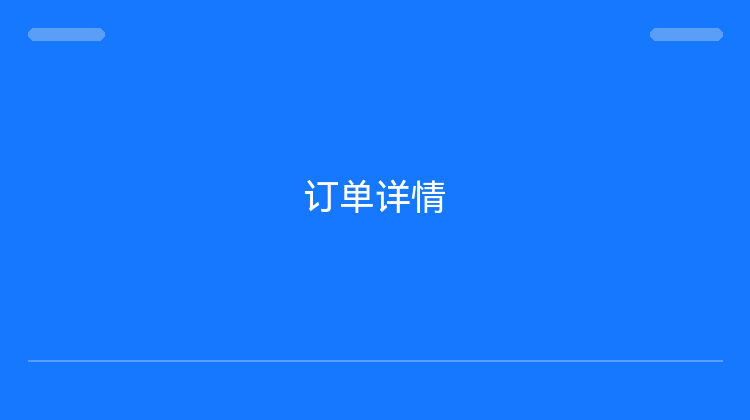
#> input picture tests/fixtures/font_accuracy/inputs/harmonyos_regular--blue_jpeg82_36.jpg, 750 x 420 px
$ python -i font_matcher.py   (imports and definitions only)
#> lines starting #> are read from the running program, lines starting #| are printed output that depends on the picture; after the words box and inside, x2 and y2 are one past the last pixel; in counts of white or black regions, pixels touching at a corner belong together
### src/flux_glyph/foreground.py
"""Frozen R9 foreground normalization, copied without formula changes."""
from __future__ import annotations
import numpy as np
from PIL import Image
from typing import Any

def normalize_foreground(image:Image.Image)->tuple[Image.Image|None,dict[str,Any]]:
 """Fixed V2 preprocessing, symmetric for bank/query, with no fallback font."""
 a=np.asarray(image.convert('L'),dtype=np.float32)
 if a.ndim!=2 or min(a.shape)<4:return None,{'ok':False,'reason':'image_too_small'}
 border=np.concatenate((a[0],a[-1],a[:,0],a[:,-1])); bg=float(np.median(border))
 dark=float(bg-a.min()); light=float(a.max()-bg); dark_ink=dark>=light
 departure=np.maximum(bg-a,0) if dark_ink else np.maximum(a-bg,0)
 contrast=float(departure.max()); threshold=.18*contrast
 mask=departure>=threshold
 ys,xs=np.where(mask); before=float(mask.mean())
 if contrast<16:return None,{'ok':False,'reason':'low_max_contrast','background':bg,'contrast':contrast,'foreground_occupancy_before':before}
 if len(xs)<12:return None,{'ok':False,'reason':'insufficient_foreground','background':bg,'contrast':contrast,'foreground_occupancy_before':before,'foreground_pixels':int(len(xs))}
 y0,y1,x0,x1=int(ys.min()),int(ys.max())+1,int(xs.min()),int(xs.max())+1
 tight=a[y0:y1,x0:x1]; narrow_scale=1.0
 if tight.shape[1]<4:
  narrow_scale=4.0/tight.shape[1]
  tight=np.asarray(Image.fromarray(np.clip(np.rint(tight),0,255).astype(np.uint8),'L').resize((4,max(1,round(tight.shape[0]*narrow_scale))),Image.Resampling.BICUBIC),dtype=np.float32)
 padded=np.full((tight.shape[0]+8,tight.shape[1]+8),bg,dtype=np.float32);padded[4:-4,4:-4]=tight
 padded_u8=np.clip(np.rint(padded),0,255).astype(np.uint8)
 return Image.fromarray(padded_u8,'L').convert('RGB'),{'ok':True,'background':bg,'dark_ink':dark_ink,'contrast':contrast,'threshold':threshold,'foreground_occupancy_before':before,'foreground_occupancy_after':float(((np.maximum(bg-padded,0) if dark_ink else np.maximum(padded-bg,0))>=threshold).mean()),'bbox':[x0,y0,x1,y1],'narrow_width_upscale':narrow_scale,'padded_size':[int(padded.shape[1]),int(padded.shape[0])]}

### src/flux_glyph/glyph_preprocess.py
"""Fail-closed glyph extraction shared by synthetic build and title runtime."""
from __future__ import annotations
from dataclasses import dataclass
import numpy as np
from PIL import Image
SIZE=64
@dataclass(frozen=True)
class GlyphResult:
 glyphs:np.ndarray|None
 diagnostics:dict
def _fail(reason,**extra):return GlyphResult(None,{'ok':False,'reason':reason,**extra})
def _ink(image):
 a=np.asarray(image.convert('L'),dtype=np.float32)
 if min(a.shape)<4:return None,None,{'reason':'image_too_small'}
 border=np.concatenate((a[0],a[-1],a[:,0],a[:,-1]));bg=float(np.median(border));lo,hi=np.percentile(a,(2,98));dark=bool((bg-lo)>=(hi-bg));contrast=max(float(bg-lo if dark else hi-bg),16.)
 return np.clip((bg-a if dark else a-bg)/contrast,0.,1.),dark,{'background':bg,'dark_ink':dark,'contrast':contrast}
def _resize(unit):
 h,w=unit.shape;c=np.zeros((max(h,w),max(h,w)),dtype=np.float32);y=(c.shape[0]-h)//2;x=(c.shape[1]-w)//2;c[y:y+h,x:x+w]=unit
 return np.clip(np.asarray(Image.fromarray(c,mode='F').resize((SIZE,SIZE),Image.Resampling.BICUBIC),dtype=np.float32),0.,1.)
def extract_glyphs(image:Image.Image,expected_chars:int,*,min_ink_pixels:int=12)->GlyphResult:
 """Return [n,64,64] or an explicit rejection; never equal-width splits."""
 if not isinstance(expected_chars,int) or not 1<=expected_chars<=8:return _fail('invalid_expected_character_count')
 ink,dark,diag=_ink(image)
 if ink is None:return _fail(diag['reason'])
 ys,xs=np.where(ink>.18)
 if len(xs)<min_ink_pixels:return _fail('insufficient_ink',**diag,ink_pixels=int(len(xs)))
 y0,y1,x0,x1=int(ys.min()),int(ys.max())+1,int(xs.min()),int(xs.max())+1;tight=ink[y0:y1,x0:x1]
 if tight.shape[1]<expected_chars*3:return _fail('title_too_narrow_for_expected_count',**diag,bounds=[x0,y0,x1,y1])
 p=tight.sum(0);peak=float(p.max());cuts=[0];half=max(2,round(tight.shape[1]/expected_chars*.30))
 for i in range(1,expected_chars):
  center=round(i*tight.shape[1]/expected_chars);left=max(cuts[-1]+2,center-half);right=min(tight.shape[1]-2,center+half)
  if left>=right:return _fail('no_valid_separator_window',**diag)
  cut=left+int(np.argmin(p[left:right+1]))
  if p[cut]>max(.20*peak,1.5):return _fail('separator_not_low_ink',**diag,separator=int(cut),separator_mass=float(p[cut]),peak=peak)
  cuts.append(cut)
 cuts.append(tight.shape[1]);widths=np.diff(cuts)
 if widths.min()<3 or widths.max()/widths.min()>3.5:return _fail('invalid_segment_widths',**diag,widths=widths.tolist())
 glyphs=[];masses=[]
 for left,right in zip(cuts[:-1],cuts[1:]):
  u=tight[:,left:right];uy,ux=np.where(u>.18)
  if len(ux)<min_ink_pixels:return _fail('blank_or_unresolved_segment',**diag,widths=widths.tolist(),segment_ink=int(len(ux)))
  u=u[int(uy.min()):int(uy.max())+1,int(ux.min()):int(ux.max())+1];glyphs.append(_resize(u));masses.append(float(u.sum()))
 out=np.stack(glyphs).astype(np.float32)
 if out.shape!=(expected_chars,SIZE,SIZE) or not np.isfinite(out).all():return _fail('nonfinite_output')
 return GlyphResult(out,{'ok':True,**diag,'bounds':[x0,y0,x1,y1],'cuts':[int(x+x0) for x in cuts],'segment_widths':widths.tolist(),'segment_ink_mass':masses,'expected_chars':expected_chars})

### src/flux_glyph/font_matcher.py
"""Compact, bounded-memory implementation of the frozen R12/R13 glyph matcher."""
from __future__ import annotations
import hashlib
import io
import json
import zipfile
from collections import OrderedDict,defaultdict
from pathlib import Path
import numpy as np
from PIL import Image,ImageFilter
from .foreground import normalize_foreground
from .glyph_preprocess import extract_glyphs
from .models import file_sha


def han(c):
    return isinstance(c,str) and len(c)==1 and '\u4e00'<=c<='\u9fff'


def raster(image):
    foreground,diagnostic=normalize_foreground(image)
    if foreground is None:
        return None
    extracted=extract_glyphs(foreground,1)
    if extracted.glyphs is None or not extracted.diagnostics.get('ok') or extracted.glyphs.shape!=(1,64,64):
        return None
    a=extracted.glyphs[0].astype(np.float64)
    return np.asarray(Image.fromarray(np.clip(np.rint(a*255),0,255).astype(np.uint8)).filter(ImageFilter.GaussianBlur(1)).resize((32,32),Image.Resampling.BICUBIC),dtype=np.uint8)


# [4 lines left out: function normalize_raster, not called in this run]


def vector(image):
    a=raster(image)
    return normalize_raster(a) if a is not None else None


# [76 lines left out: functions aligned_query_vectors, _load_reference_member, _validate_gates, _validate_registry, not called in this run]


class CompactFontBank:
    # [24 lines left out: function __init__, not called in this run]

    @property
    def cache_bytes(self):
        return sum(a.nbytes for a in self.cache.values())

    # [50 lines left out: functions references, distances, match, views, not called in this run]


def rank(match):
    return [{'family':f,'distance':d} for f,d in sorted(match.get('family_scores',{}).items(),key=lambda x:(x[1],x[0]))[:3]]


# [17 lines left out: function score_font, not called in this run]

>>> from PIL import Image
>>> picture = Image.open('../../tests/fixtures/font_accuracy/inputs/harmonyos_regular--blue_jpeg82_36.jpg')
#> picture is the input picture: PIL image 750x420 RGB; mean R, G, B 23.8, 121, 254.8
>>> result = raster(picture)
#> in normalize_foreground, `a=np.asarray(image.convert('L'),dtype=np.float32)`:
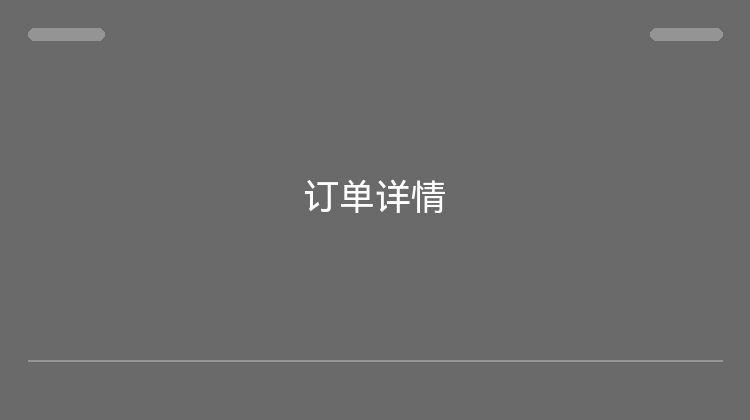
#> a: shape (420, 750) float32; min 87, max 255, mean 107.1
#> in normalize_foreground, `border = np.concatenate((a[0], a[-1], a[:, 0], a[:, -1]))`: border = 2340 values from 106 to 106
#> in normalize_foreground, `bg = float(np.median(border))`: bg = 106
#> in normalize_foreground, `dark = float(bg - a.min())`: dark = 19
#> in normalize_foreground, `light = float(a.max() - bg)`: light = 149
#> in normalize_foreground, `dark_ink = dark >= light`: dark_ink = False
#> in normalize_foreground, `departure=np.maximum(bg-a,0) if dark_ink else np.maximum(a-bg,0)`:
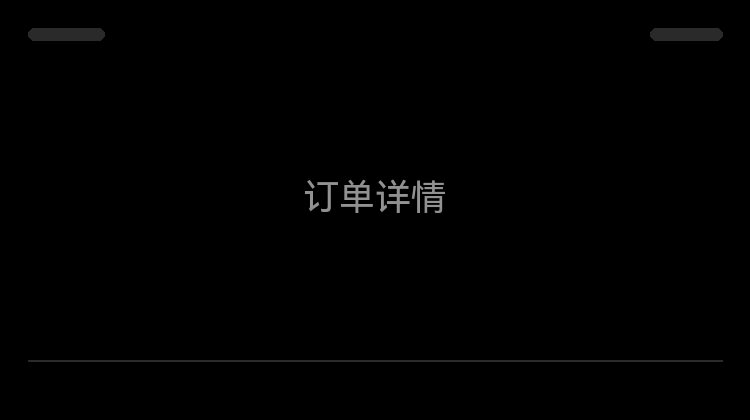
#> departure: shape (420, 750) float32; min 0, max 149, mean 1.2
#> in normalize_foreground, `contrast = float(departure.max())`: contrast = 149
#> in normalize_foreground, `threshold = 0.18 * contrast`: threshold = 26.82
#> in normalize_foreground, `mask=departure>=threshold`:
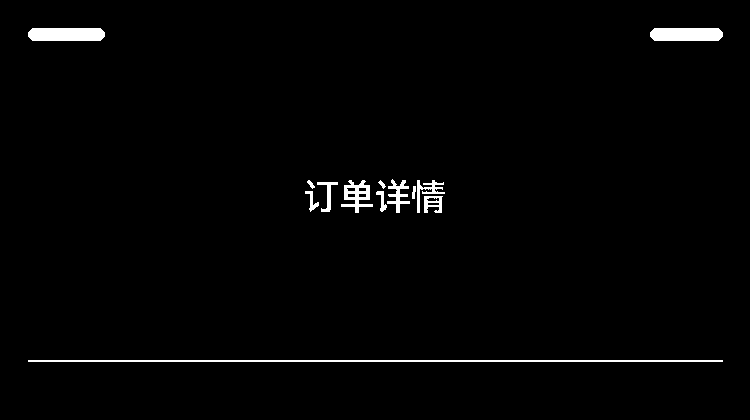
#> mask: shape (420, 750) bool; 1.6% white; 13 white regions, largest, box (x1, y1, x2, y2) and area: (28, 360, 723, 362) 1390, (28, 28, 105, 41) 961, (650, 28, 723, 41) 909
#> in normalize_foreground, `ys, xs = np.where(mask)`: ys = 5020 values from 28 to 361; xs = 5020 values, max 722 at index 709, min 28 at index 560, mean 373.8
#> in normalize_foreground, `before = float(mask.mean())`: before = 0.0159
#> in normalize_foreground, `y0,y1,x0,x1=int(ys.min()),int(ys.max())+1,int(xs.min()),int(xs.max())+1`: y0 = 28; y1 = 362; x0 = 28; x1 = 723
#> in normalize_foreground, `padded = np.full((tight.shape[0] + 8, tight.shape[1] + 8), bg, dtype=n`: padded: shape (342, 703) float32; every value is 106
#> in normalize_foreground, `padded[4:-4, 4:-4] = tight`:
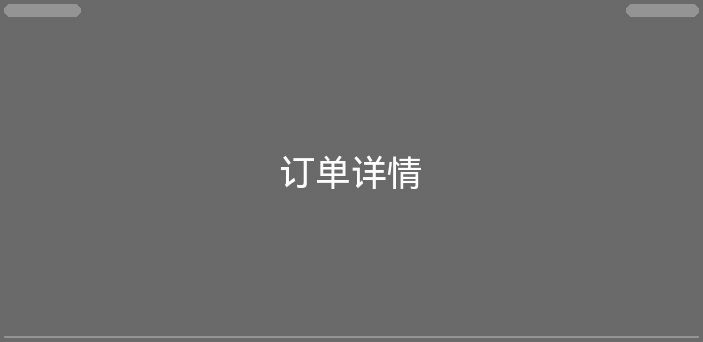
#> padded: shape (342, 703) float32; min 87, max 255, mean 107.5
#> in raster, `foreground,diagnostic=normalize_foreground(image)`: diagnostic = 10 items
#> in _ink, `border = np.concatenate((a[0], a[-1], a[:, 0], a[:, -1]))`: border = 2090 values from 106 to 106
#> in _ink, `bg = float(np.median(border))`: bg = 106
#> in _ink, `lo, hi = np.percentile(a, (2, 98))`: hi = 148
#> in _ink, `dark = bool(bg - lo >= hi - bg)`: dark = False
#> in _ink, `contrast = max(float(bg - lo if dark else hi - bg), 16.0)`: contrast = 42
#> in extract_glyphs, `ink,dark,diag=_ink(image)`:
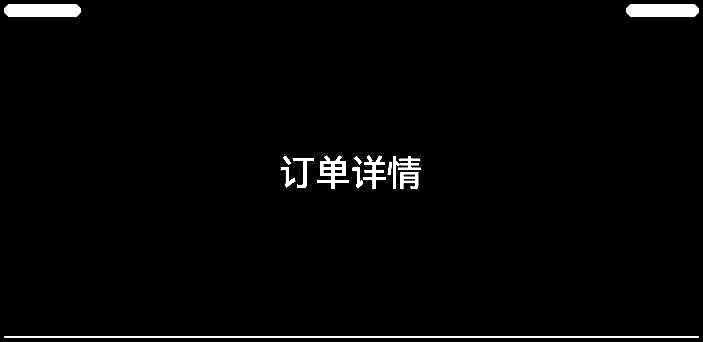
#> ink: shape (342, 703) float32; min 0, max 1, mean 0.0216
#> in extract_glyphs, `ink,dark,diag=_ink(image)`: dark = False; diag = {'background': 106, 'dark_ink': False, 'contrast': 42}
#> in extract_glyphs, `ys,xs=np.where(ink>.18)`: ys = 5349 values from 4 to 337; xs = 5349 values, max 698 at index 722, min 4 at index 425, mean 350.7
#> in extract_glyphs, `y0, y1, x0, x1 = (int(ys.min()), int(ys.max()) + 1, int(xs.min()), int`: y0 = 4; y1 = 338; x0 = 4; x1 = 699
#> in extract_glyphs, `tight = ink[y0:y1, x0:x1]`:
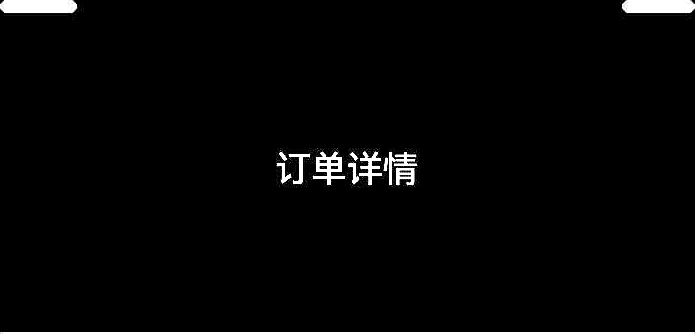
#> tight: shape (334, 695) float32; min 0, max 1, mean 0.0224
#> in extract_glyphs, `p = tight.sum(0)`: p = 695 values, max 35.33 at index 391, min 2 at index 84, mean 7.48
#> in extract_glyphs, `peak = float(p.max())`: peak = 35.33
#> after the loop in extract_glyphs, `for i in range(1,expected_chars):`: cuts = [0]
#> in extract_glyphs, `widths = np.diff(cuts)`: widths = [695]
#> the loop in extract_glyphs, `for left,right in zip(cuts[:-1],cuts[1:]):` made 1 pass
#> (left, right, h in _resize, w in _resize, y in _resize, x in _resize) on pass 1: (0, 695, 334, 695, 180, 0)
#> after the loop in extract_glyphs, `for left,right in zip(cuts[:-1],cuts[1:]):`: glyphs = 1 item; masses = [5199.1]
#> in raster, `return np.asarray(Image.fromarray(np.clip(np.rint(a*255),0,255).astype..`:
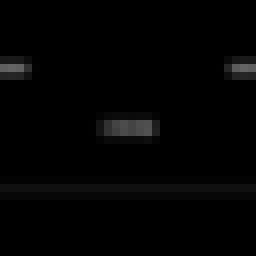
#> returned value: shape (32, 32) (shown 8 times larger); min 0, max 100, mean 2.9
